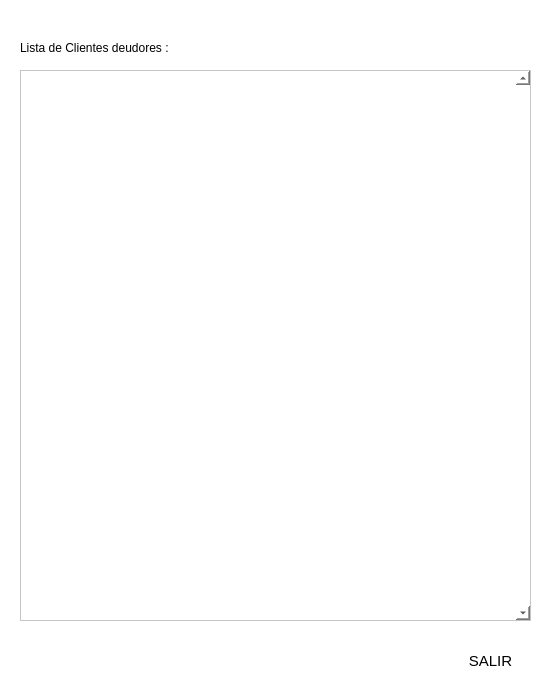
<?xml version="1.0" encoding="UTF-8"?>
<ui version="4.0">
 <class>Dialog</class>
 <widget class="QDialog" name="Dialog">
  <property name="geometry">
   <rect>
    <x>0</x>
    <y>0</y>
    <width>553</width>
    <height>698</height>
   </rect>
  </property>
  <property name="windowTitle">
   <string>Lista</string>
  </property>
  <property name="windowIcon">
   <iconset>
    <normaloff>../Img/list.png</normaloff>../Img/list.png</iconset>
  </property>
  <property name="styleSheet">
   <string notr="true">background-color: rgb(255, 255, 255);</string>
  </property>
  <widget class="QTableView" name="tvList">
   <property name="geometry">
    <rect>
     <x>20</x>
     <y>70</y>
     <width>511</width>
     <height>551</height>
    </rect>
   </property>
   <property name="verticalScrollBarPolicy">
    <enum>Qt::ScrollBarAlwaysOn</enum>
   </property>
   <property name="horizontalScrollBarPolicy">
    <enum>Qt::ScrollBarAlwaysOff</enum>
   </property>
  </widget>
  <widget class="QPushButton" name="btnGenerarPdf">
   <property name="geometry">
    <rect>
     <x>20</x>
     <y>640</y>
     <width>34</width>
     <height>41</height>
    </rect>
   </property>
   <property name="font">
    <font>
     <family>Segoe UI</family>
     <pointsize>11</pointsize>
     <weight>50</weight>
     <italic>false</italic>
     <bold>false</bold>
    </font>
   </property>
   <property name="cursor">
    <cursorShape>PointingHandCursor</cursorShape>
   </property>
   <property name="styleSheet">
    <string notr="true">background: qradialgradient(cx: 0.4, cy: -0.1,
fx: 0.4, fy: -0.1,
radius: 1.35, stop: 0 #fff, stop: 1 #ddd);
border-radius: 11px;</string>
   </property>
   <property name="text">
    <string/>
   </property>
   <property name="icon">
    <iconset>
     <normaloff>../Img/FilePDF48.png</normaloff>../Img/FilePDF48.png</iconset>
   </property>
   <property name="iconSize">
    <size>
     <width>40</width>
     <height>40</height>
    </size>
   </property>
  </widget>
  <widget class="QLabel" name="label">
   <property name="geometry">
    <rect>
     <x>20</x>
     <y>40</y>
     <width>201</width>
     <height>16</height>
    </rect>
   </property>
   <property name="styleSheet">
    <string notr="true">font: 75 11pt &quot;MS Shell Dlg 2&quot;;</string>
   </property>
   <property name="text">
    <string>Lista de Clientes deudores :</string>
   </property>
  </widget>
  <widget class="QPushButton" name="btnSalir">
   <property name="geometry">
    <rect>
     <x>450</x>
     <y>640</y>
     <width>81</width>
     <height>41</height>
    </rect>
   </property>
   <property name="font">
    <font>
     <family>Segoe UI</family>
     <pointsize>11</pointsize>
     <weight>50</weight>
     <italic>false</italic>
     <bold>false</bold>
    </font>
   </property>
   <property name="cursor">
    <cursorShape>PointingHandCursor</cursorShape>
   </property>
   <property name="styleSheet">
    <string notr="true">background: qradialgradient(cx: 0.3, cy: -0.4,
fx: 0.3, fy: -0.4,
radius: 1.35, stop: 0 #fff, stop: 1 #bbb);
border-radius: 11px;</string>
   </property>
   <property name="text">
    <string>SALIR</string>
   </property>
   <property name="icon">
    <iconset>
     <normaloff>../Img/salir.png</normaloff>../Img/salir.png</iconset>
   </property>
   <property name="iconSize">
    <size>
     <width>20</width>
     <height>20</height>
    </size>
   </property>
  </widget>
 </widget>
 <resources/>
 <connections/>
</ui>
